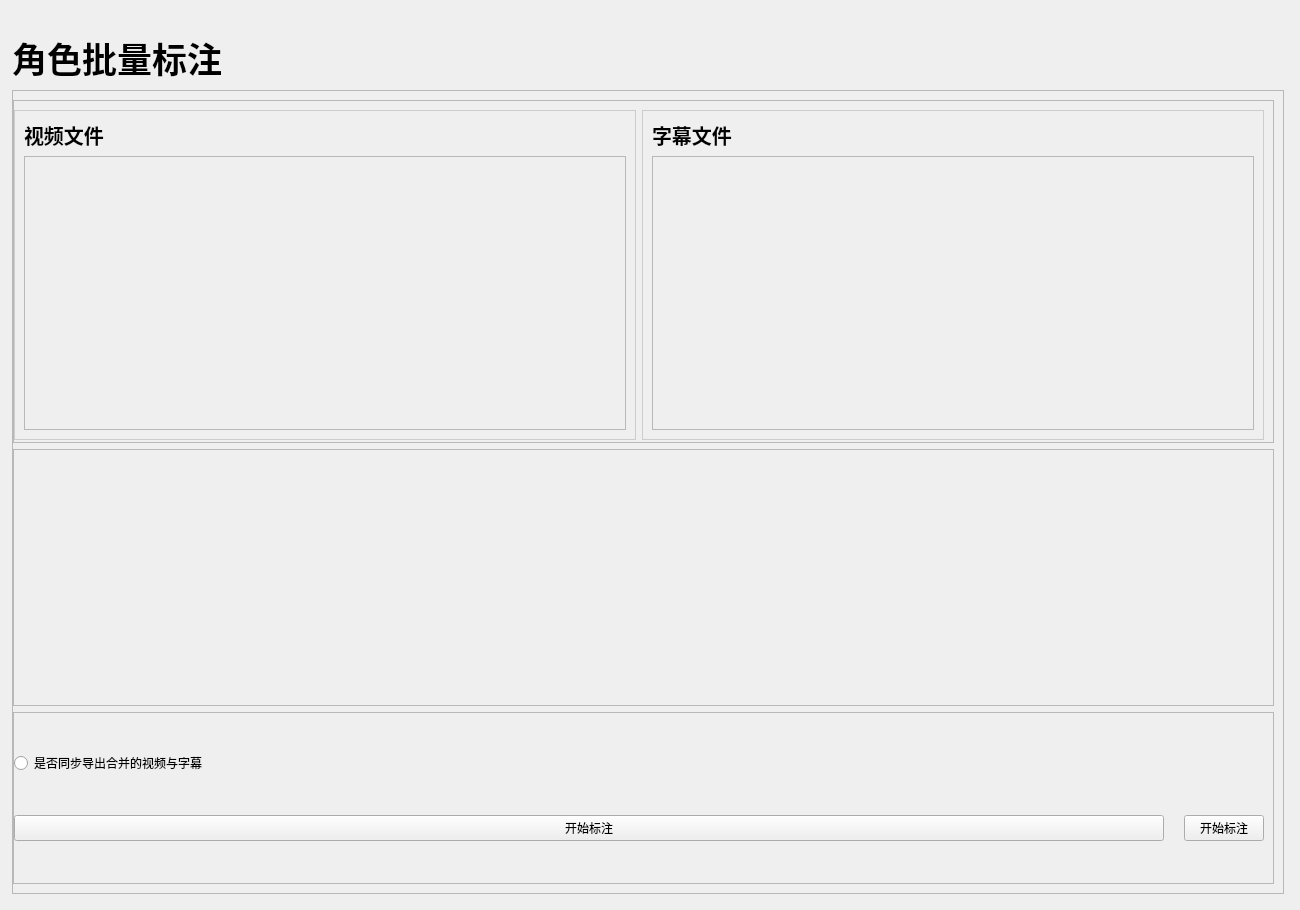
<?xml version="1.0" encoding="UTF-8"?>
<ui version="4.0">
 <class>Annotation</class>
 <widget class="QWidget" name="Annotation">
  <property name="geometry">
   <rect>
    <x>0</x>
    <y>0</y>
    <width>1300</width>
    <height>910</height>
   </rect>
  </property>
  <property name="windowTitle">
   <string>Form</string>
  </property>
  <layout class="QVBoxLayout" name="verticalLayout">
   <property name="leftMargin">
    <number>12</number>
   </property>
   <property name="topMargin">
    <number>32</number>
   </property>
   <property name="rightMargin">
    <number>16</number>
   </property>
   <property name="bottomMargin">
    <number>16</number>
   </property>
   <item>
    <widget class="QLabel" name="PackageTitile">
     <property name="maximumSize">
      <size>
       <width>16777215</width>
       <height>3000</height>
      </size>
     </property>
     <property name="font">
      <font>
       <family>微软雅黑</family>
       <pointsize>26</pointsize>
       <weight>75</weight>
       <bold>true</bold>
       <kerning>true</kerning>
      </font>
     </property>
     <property name="text">
      <string>角色批量标注</string>
     </property>
    </widget>
   </item>
   <item>
    <widget class="QWidget" name="container" native="true">
     <layout class="QGridLayout" name="gridLayout">
      <property name="leftMargin">
       <number>0</number>
      </property>
      <property name="topMargin">
       <number>0</number>
      </property>
      <property name="rightMargin">
       <number>0</number>
      </property>
      <property name="bottomMargin">
       <number>0</number>
      </property>
      <item row="0" column="0">
       <layout class="QGridLayout" name="containerLayout" columnstretch="1">
        <property name="leftMargin">
         <number>0</number>
        </property>
        <property name="topMargin">
         <number>0</number>
        </property>
        <property name="rightMargin">
         <number>0</number>
        </property>
        <property name="bottomMargin">
         <number>0</number>
        </property>
        <property name="spacing">
         <number>0</number>
        </property>
        <item row="0" column="0">
         <widget class="QScrollArea" name="scrollArea">
          <property name="minimumSize">
           <size>
            <width>0</width>
            <height>200</height>
           </size>
          </property>
          <property name="widgetResizable">
           <bool>true</bool>
          </property>
          <widget class="QWidget" name="scrollAreaWidgetContents_2">
           <property name="geometry">
            <rect>
             <x>0</x>
             <y>0</y>
             <width>1268</width>
             <height>795</height>
            </rect>
           </property>
           <layout class="QVBoxLayout" name="verticalLayout_4" stretch="4,3,2">
            <property name="leftMargin">
             <number>0</number>
            </property>
            <item>
             <widget class="QFrame" name="frame_container">
              <property name="styleSheet">
               <string notr="true">#frame_7{
	border: 1px solid #ccc;
}</string>
              </property>
              <property name="frameShape">
               <enum>QFrame::StyledPanel</enum>
              </property>
              <property name="frameShadow">
               <enum>QFrame::Raised</enum>
              </property>
              <layout class="QHBoxLayout" name="horizontalLayout_2" stretch="1,1">
               <property name="leftMargin">
                <number>0</number>
               </property>
               <property name="bottomMargin">
                <number>2</number>
               </property>
               <item>
                <widget class="QFrame" name="frame_1">
                 <property name="styleSheet">
                  <string notr="true">#frame_1{
	border: 1px solid #ccc;
}</string>
                 </property>
                 <property name="frameShape">
                  <enum>QFrame::StyledPanel</enum>
                 </property>
                 <property name="frameShadow">
                  <enum>QFrame::Raised</enum>
                 </property>
                 <layout class="QVBoxLayout" name="verticalLayout_2" stretch="0,4">
                  <item>
                   <widget class="QLabel" name="tool1_title">
                    <property name="maximumSize">
                     <size>
                      <width>16777215</width>
                      <height>3000</height>
                     </size>
                    </property>
                    <property name="font">
                     <font>
                      <family>微软雅黑</family>
                      <pointsize>15</pointsize>
                      <weight>75</weight>
                      <bold>true</bold>
                     </font>
                    </property>
                    <property name="text">
                     <string>视频文件</string>
                    </property>
                   </widget>
                  </item>
                  <item>
                   <widget class="QFrame" name="videoBox">
                    <property name="frameShape">
                     <enum>QFrame::StyledPanel</enum>
                    </property>
                    <property name="frameShadow">
                     <enum>QFrame::Raised</enum>
                    </property>
                   </widget>
                  </item>
                 </layout>
                </widget>
               </item>
               <item>
                <widget class="QFrame" name="frame_2">
                 <property name="styleSheet">
                  <string notr="true">#frame_2{
	border: 1px solid #ccc;
}</string>
                 </property>
                 <property name="frameShape">
                  <enum>QFrame::StyledPanel</enum>
                 </property>
                 <property name="frameShadow">
                  <enum>QFrame::Raised</enum>
                 </property>
                 <layout class="QVBoxLayout" name="verticalLayout_3" stretch="0,4">
                  <item>
                   <widget class="QLabel" name="tool2_title">
                    <property name="maximumSize">
                     <size>
                      <width>16777215</width>
                      <height>3000</height>
                     </size>
                    </property>
                    <property name="font">
                     <font>
                      <family>微软雅黑</family>
                      <pointsize>15</pointsize>
                      <weight>75</weight>
                      <bold>true</bold>
                     </font>
                    </property>
                    <property name="text">
                     <string>字幕文件</string>
                    </property>
                   </widget>
                  </item>
                  <item>
                   <widget class="QFrame" name="subtitleBox">
                    <property name="frameShape">
                     <enum>QFrame::StyledPanel</enum>
                    </property>
                    <property name="frameShadow">
                     <enum>QFrame::Raised</enum>
                    </property>
                   </widget>
                  </item>
                 </layout>
                </widget>
               </item>
              </layout>
             </widget>
            </item>
            <item>
             <widget class="QFrame" name="info_container">
              <property name="styleSheet">
               <string notr="true">#frame_7{
	border: 1px solid #ccc;
}</string>
              </property>
              <property name="frameShape">
               <enum>QFrame::StyledPanel</enum>
              </property>
              <property name="frameShadow">
               <enum>QFrame::Raised</enum>
              </property>
             </widget>
            </item>
            <item>
             <widget class="QFrame" name="operate_container">
              <property name="styleSheet">
               <string notr="true">#frame_7{
	border: 1px solid #ccc;
}</string>
              </property>
              <property name="frameShape">
               <enum>QFrame::StyledPanel</enum>
              </property>
              <property name="frameShadow">
               <enum>QFrame::Raised</enum>
              </property>
              <layout class="QVBoxLayout" name="verticalLayout_5" stretch="0,0">
               <property name="spacing">
                <number>2</number>
               </property>
               <property name="leftMargin">
                <number>0</number>
               </property>
               <property name="topMargin">
                <number>0</number>
               </property>
               <property name="bottomMargin">
                <number>2</number>
               </property>
               <item>
                <widget class="RadioButton" name="extraOutputBtn">
                 <property name="text">
                  <string>是否同步导出合并的视频与字幕</string>
                 </property>
                </widget>
               </item>
               <item>
                <layout class="QHBoxLayout" name="horizontalLayout" stretch="1,0">
                 <property name="spacing">
                  <number>20</number>
                 </property>
                 <item>
                  <widget class="PushButton" name="extractBtn">
                   <property name="text">
                    <string>开始标注</string>
                   </property>
                  </widget>
                 </item>
                 <item>
                  <widget class="PushButton" name="editBtn">
                   <property name="text">
                    <string>开始标注</string>
                   </property>
                  </widget>
                 </item>
                </layout>
               </item>
              </layout>
             </widget>
            </item>
           </layout>
          </widget>
         </widget>
        </item>
       </layout>
      </item>
     </layout>
    </widget>
   </item>
  </layout>
 </widget>
 <customwidgets>
  <customwidget>
   <class>PushButton</class>
   <extends>QPushButton</extends>
   <header location="global">qfluentwidgets</header>
  </customwidget>
  <customwidget>
   <class>RadioButton</class>
   <extends>QRadioButton</extends>
   <header location="global">qfluentwidgets</header>
  </customwidget>
 </customwidgets>
 <resources/>
 <connections/>
</ui>
